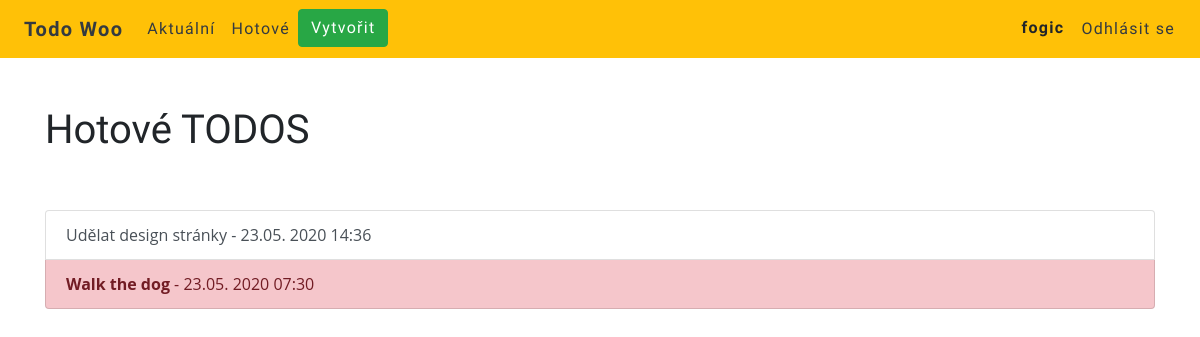
The app's page /completed/ (signed in) with its own data.
### todo/models.py (models this page shows, shortened)
class Todo(models.Model):
    title = models.CharField(max_length=50)
    memo = models.TextField(blank=True, max_length=2000)
    created = models.DateTimeField(auto_now_add=True)
    datecompleted = models.DateTimeField(null=True, blank=True)
    important = models.BooleanField(default=False)
    user = models.ForeignKey(User, on_delete=models.CASCADE)

### todo/views.py (the view)
# urls.py: path('completed/', views.completedtodos, name="completedtodos"),
@login_required
def completedtodos(request):
    todos = Todo.objects.filter(user=request.user, datecompleted__isnull=False).order_by('-datecompleted')
    return render(request, 'todo/completedtodos.html', {'todos':todos})

### todo/templates/todo/completedtodos.html
{% extends 'todo/base.html' %}
{% block content %}
<h1 class="pt-5 pb-5">Hotové TODOS</h1>
<div class="list-group">
  {% for todo in todos %}
    {% if todo.important %}
      <a href="{% url 'viewtodo' todo.id %}" class="list-group-item list-group-item-action list-group-item-danger">
        <b>{{ todo.title }}</b>
        -
        {{ todo.datecompleted|date:'j.m. Y H:i' }}
      </a>
    {% else %}
      <a href="{% url 'viewtodo' todo.id %}" class="list-group-item list-group-item-action">
        {{ todo.title }}
        -
        {{ todo.datecompleted|date:'j.m. Y H:i' }}
      </a>
    {% endif %}
  {% endfor %}
</div>
{% endblock %}

### todo/templates/todo/base.html (shortened to what this page needs)
{% load static %}
<!doctype html>
<html lang="en">
  <head>
    <link rel="stylesheet" href="https://stackpath.bootstrapcdn.com/bootstrap/4.5.0/css/bootstrap.min.css">
    <link rel="stylesheet" href="{% static 'todo/custom.css' %}">
  </head>
  <body>
    {% if user.is_authenticated %}
    <nav class="navbar navbar-expand-lg bg-warning">
      <b><a class="navbar-brand text-dark pl-2" href="{% url 'home' %}">Todo Woo</a></b>
      <div class="collapse navbar-collapse" id="navbarNav">
        <ul class="navbar-nav">
          <li class="nav-item">
            <a class="nav-link text-dark" href="{% url 'currenttodos' %}">Aktuální</a>
          </li>
          <li class="nav-item">
            <a class="nav-link text-dark" href="{% url 'completedtodos' %}">Hotové</a>
          </li>
          <li class="nav-item">
            <a class="btn btn-success" href="{% url 'createtodo' %}">Vytvořit</a>
          </li>
        </ul>
        <ul class="navbar-nav ml-auto">
          <li class="nav-item active">
            <b class="nav-link ml-auto pl-4 pr-2">{{ user.username }}</b>
          </li>
          <li class="nav-item active">
            <form action="{% url 'logoutuser' %}" method="POST">
              <button class="btn nav-link text-dark" type="submit">Odhlásit se</button>
            </form>
          </li>
        </ul>
      </div>
    </nav>
    {% endif %}
    <div class="container">
      {% block content %}
      {% endblock %}
    </div>
  </body>
</html>

### todo/static/todo/custom.css (style rules this page uses)
body { font-family: 'Open Sans', cursive; }
nav { font-family: 'Balsamiq Sans', cursive; letter-spacing: 0.08em; }
.btn { font-family: 'Balsamiq Sans', cursive; letter-spacing: 0.08em; }
h1 { font-family: 'Balsamiq Sans', cursive; }

### records on screen
Todo: title "Udělat design stránky", datecompleted "23.05. 2020 14:36"
Todo: title "Walk the dog", datecompleted "23.05. 2020 07:30"

### other values on screen
{{ user.username }} "fogic"
